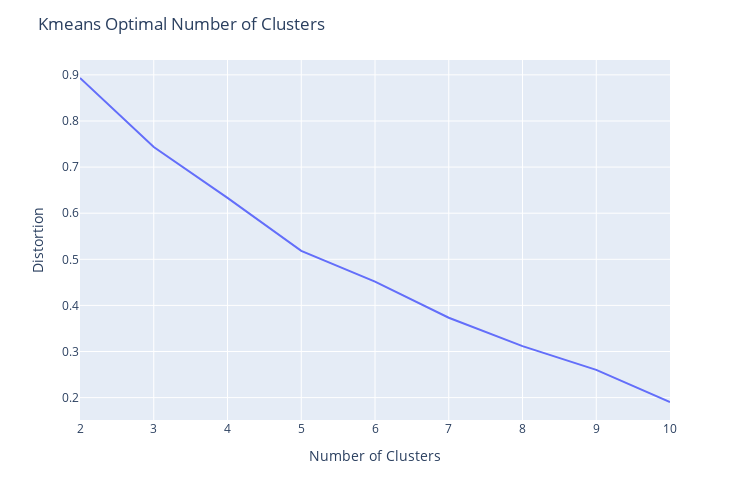

The cell this chart's notebook holds for it:
### Markdown cell above
### Partial Autocorrelation Function (pacf) uses lagged values of the target to determine clusters. 'nlags' controls the number of lagged values generated, and the evaluation of the partial autocorrelation of a series allows for determination of similar time series. This is especially good for data with very strong periodic trends (ex. rotational data from engines, etc)

### Code cell
method='pacf'
nlags=7 # pacf method using AR(n) lags. nlags allowed values depend on dataset
alpha=0.025 #Set to None if you want keep raw coefficeints
scale=True
scale_method='normalize' # normalize or min_max
split_method= None # 'rank' or 'quantitles' allowed for 'target' method
n_clusters=None # define explicitly, or allow selection based onb max silhouette score
max_clusters=10 # int or None (# series - 1)
plot=True

covid_clusters =  ts.add_cluster_labels(training, 
                                       ts_settings, 
                                       method=method,
                                       scale=scale,
                                       scale_method=scale_method,
                                       alpha=alpha,
                                       nlags=nlags, 
                                       n_clusters=n_clusters, 
                                       max_clusters=max_clusters, 
                                       plot=plot)

### Figure 1 — Plotly figure (JSON) as saved in the notebook; plotly's stock layout.template omitted (floating-point values rounded to 4 significant figures)
{"data": [{"hoverlabel": {"namelength": 0}, "hovertemplate": "x=%{x}<br>y=%{y}", "legendgroup": "", "line": {"color": "#636efa", "dash": "solid"}, "mode": "lines", "name": "", "showlegend": false, "type": "scatter", "x": [2, 3, 4, 5, 6, 7, 8, 9, 10], "xaxis": "x", "y": [0.8932, 0.7434, 0.6332, 0.5184, 0.4516, 0.3732, 0.3116, 0.2602, 0.1905], "yaxis": "y"}], "layout": {"height": 500, "legend": {"tracegroupgap": 0}, "margin": {"t": 60}, "title": {"text": "Kmeans Optimal Number of Clusters"}, "width": 750, "xaxis": {"anchor": "y", "domain": [0, 1], "range": [2, 10], "title": {"text": "Number of Clusters"}, "type": "linear"}, "yaxis": {"anchor": "x", "autorange": true, "domain": [0, 1], "range": [0.1515, 0.9322], "title": {"text": "Distortion"}, "type": "linear"}}}
